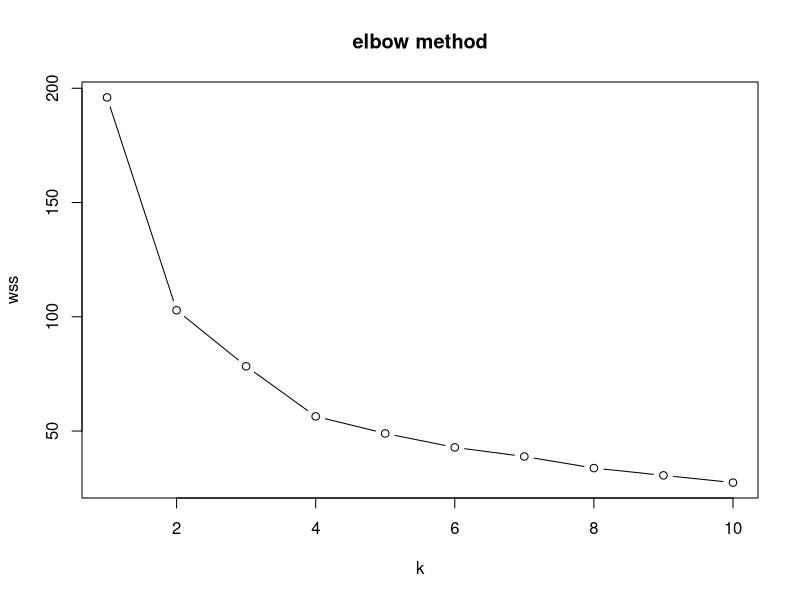
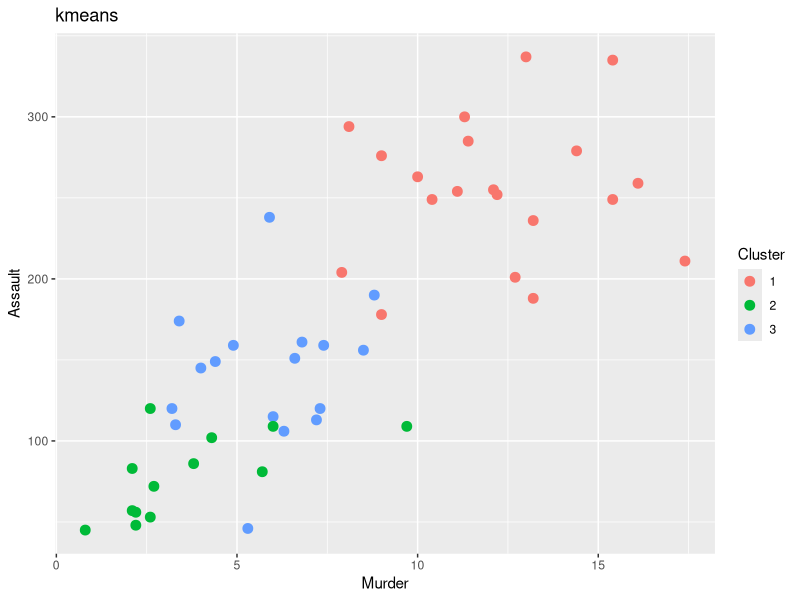
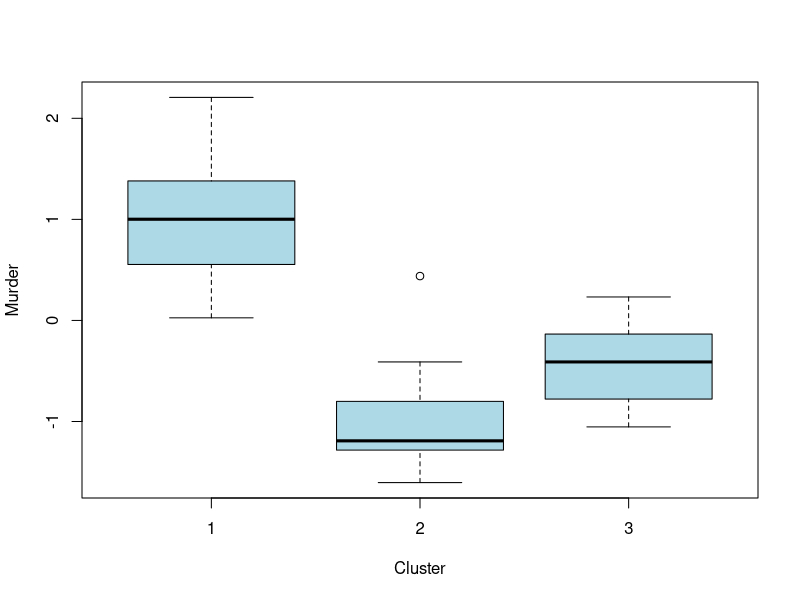

Generate these figures, in order, with R:
#kmeans

df<-USArrests
head(df)
str(df)  #var, dtypes, some example values
summary(df)  #mean median min max etc

scaled<-scale(df)  #scaling for distance metric for kmeans, mean=0 std=1
scaled_df<-as.data.frame(scaled)  #saving as dataframe for future use
head(scaled_df)

#elbow method

wss<-numeric(10)  #within sum of squares -> measures cluster compactness -> wss= summ of (x-centroid)^2
set.seed(123)
for(i in 1:10) {  #i is no. of clusters, nstart=run model multiple times for better ans
  wss[i]<-kmeans(scaled, centers = i, nstart=10)$tot.withinss
}

plot(1:10, wss, type="b", xlab="k", ylab="wss", main="elbow method")  #Where decrease slows down → optimal K

#apply kmeans
#steps: select k -> assign pts to nearest centroid, update centroid using mean, repeat until convergence
set.seed(123)
model<-kmeans(scaled, centers = 3, nstart=25)

scaled_df$Cluster<-as.factor(model$cluster)  #model$cluster gives each cluster a number
head(scaled_df)
df$Cluster <- as.factor(model$cluster)  # cvt to factor for viz

#vizzzzz
# install.packages("ggplot2")
library(ggplot2)

ggplot(df, aes(x=Murder, y=Assault, color=Cluster)) + geom_point(size=3) + labs(title="kmeans")
#cluster viz in 2d, x=murder, y=assault
#shows separation & patterns

model$centers  #shows all centroid
model$size  #shows no. of points in each cluster

#vixzzzzz
boxplot(Murder ~ Cluster, data = scaled_df, col = "lightblue")
